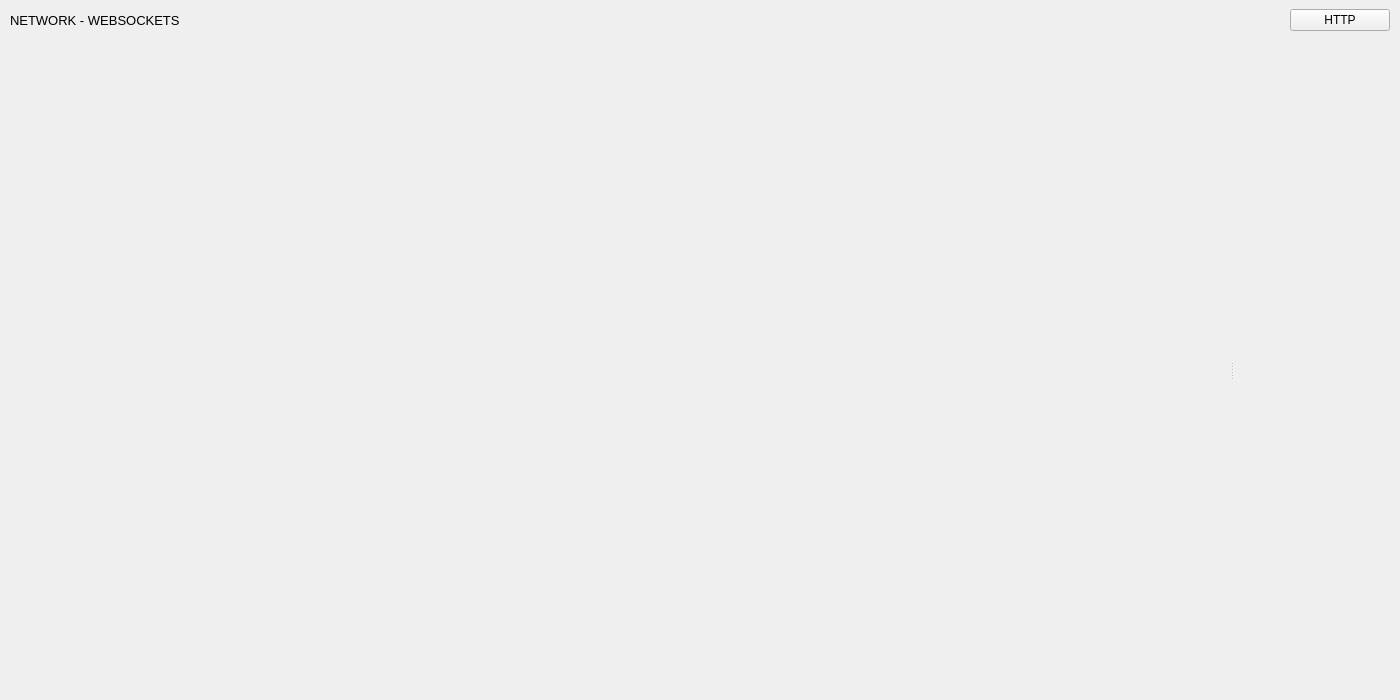
<?xml version="1.0" encoding="UTF-8"?>
<ui version="4.0">
 <class>WsPage</class>
 <widget class="QWidget" name="WsPage">
  <property name="geometry">
   <rect>
    <x>0</x>
    <y>0</y>
    <width>1400</width>
    <height>700</height>
   </rect>
  </property>
  <property name="windowTitle">
   <string>Form</string>
  </property>
  <layout class="QVBoxLayout" name="verticalLayout">
   <property name="spacing">
    <number>0</number>
   </property>
   <property name="leftMargin">
    <number>0</number>
   </property>
   <property name="topMargin">
    <number>0</number>
   </property>
   <property name="rightMargin">
    <number>0</number>
   </property>
   <property name="bottomMargin">
    <number>0</number>
   </property>
   <item>
    <widget class="QWidget" name="pageToolbar" native="true">
     <property name="sizePolicy">
      <sizepolicy hsizetype="Preferred" vsizetype="Maximum">
       <horstretch>0</horstretch>
       <verstretch>0</verstretch>
      </sizepolicy>
     </property>
     <property name="maximumSize">
      <size>
       <width>16777215</width>
       <height>40</height>
      </size>
     </property>
     <layout class="QHBoxLayout" name="horizontalLayout">
      <property name="leftMargin">
       <number>10</number>
      </property>
      <property name="topMargin">
       <number>5</number>
      </property>
      <property name="rightMargin">
       <number>10</number>
      </property>
      <property name="bottomMargin">
       <number>5</number>
      </property>
      <item>
       <widget class="QLabel" name="label">
        <property name="font">
         <font>
          <pointsize>10</pointsize>
          <weight>50</weight>
          <bold>false</bold>
         </font>
        </property>
        <property name="text">
         <string>NETWORK - WEBSOCKETS</string>
        </property>
       </widget>
      </item>
      <item>
       <spacer name="horizontalSpacer">
        <property name="orientation">
         <enum>Qt::Horizontal</enum>
        </property>
        <property name="sizeType">
         <enum>QSizePolicy::Maximum</enum>
        </property>
        <property name="sizeHint" stdset="0">
         <size>
          <width>158</width>
          <height>20</height>
         </size>
        </property>
       </spacer>
      </item>
      <item>
       <widget class="QPushButton" name="toggleButton">
        <property name="maximumSize">
         <size>
          <width>100</width>
          <height>16777215</height>
         </size>
        </property>
        <property name="text">
         <string>HTTP</string>
        </property>
       </widget>
      </item>
     </layout>
    </widget>
   </item>
   <item>
    <widget class="QSplitter" name="messagesTableAndViewSplitter">
     <property name="orientation">
      <enum>Qt::Horizontal</enum>
     </property>
     <widget class="MessagesTable" name="messagesTable" native="true">
      <property name="sizePolicy">
       <sizepolicy hsizetype="Expanding" vsizetype="Preferred">
        <horstretch>0</horstretch>
        <verstretch>0</verstretch>
       </sizepolicy>
      </property>
      <property name="minimumSize">
       <size>
        <width>740</width>
        <height>0</height>
       </size>
      </property>
     </widget>
     <widget class="MessageView" name="messageViewWidget" native="true">
      <property name="sizePolicy">
       <sizepolicy hsizetype="Expanding" vsizetype="Preferred">
        <horstretch>0</horstretch>
        <verstretch>0</verstretch>
       </sizepolicy>
      </property>
     </widget>
    </widget>
   </item>
  </layout>
 </widget>
 <customwidgets>
  <customwidget>
   <class>MessagesTable</class>
   <extends>QWidget</extends>
   <header>widgets.network.ws.messages_table.h</header>
   <container>1</container>
  </customwidget>
  <customwidget>
   <class>MessageView</class>
   <extends>QWidget</extends>
   <header>widgets.network.ws.message_view.h</header>
   <container>1</container>
  </customwidget>
 </customwidgets>
 <resources/>
 <connections/>
</ui>
